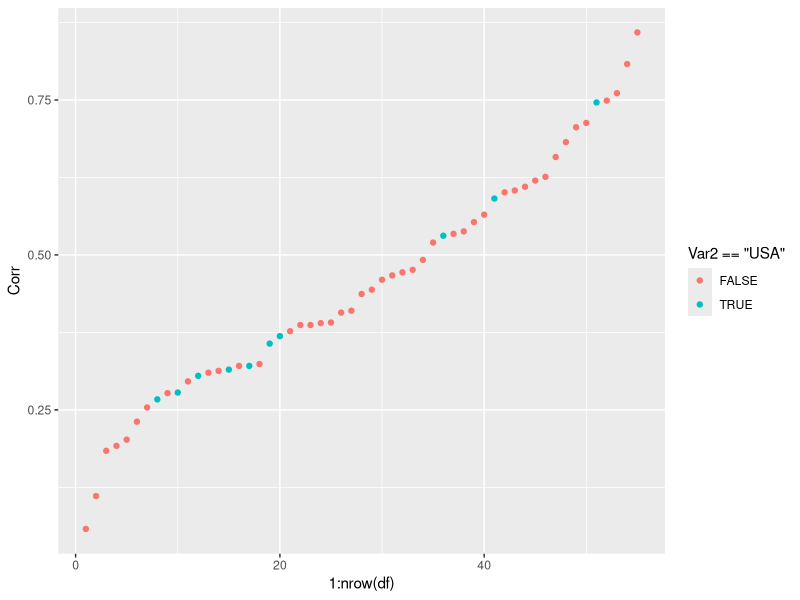

This chart was generated by the following R code: (Note: this script raises an error after producing the figure.)
###########################################################
### Read in text block as a matrix, then manipulate the matrix
### into a df suitable for correlation calcs
###########################################################

library(ggplot2)

x <- as.matrix(read.table(text = "AUS   AUT   CAN   CHE   DEU  EU15   FRA   GBR   ITA   JPN   USA
                          AUS  1.000 0.058 0.476 0.313 0.111 0.277 0.184 0.296 0.202 0.192 0.267
                          AUT  0.058 1.000 0.254 0.658 0.749 0.761 0.626 0.387 0.460 0.410 0.278
                          CAN  0.476 0.254 1.000 0.390 0.321 0.534 0.377 0.538 0.391 0.231 0.746
                          CHE  0.313 0.658 0.390 1.000 0.604 0.706 0.610 0.310 0.565 0.437 0.305
                          DEU  0.111 0.749 0.321 0.604 1.000 0.859 0.620 0.387 0.472 0.520 0.369
                          EU15 0.277 0.761 0.534 0.706 0.859 1.000 0.808 0.682 0.713 0.601 0.531
                          FRA  0.184 0.626 0.377 0.610 0.620 0.808 1.000 0.467 0.553 0.444 0.357
                          GBR  0.296 0.387 0.538 0.310 0.387 0.682 0.467 1.000 0.324 0.407 0.591
                          ITA  0.202 0.460 0.391 0.565 0.472 0.713 0.553 0.324 1.000 0.492 0.315
                          JPN  0.192 0.410 0.231 0.437 0.520 0.601 0.444 0.407 0.492 1.000 0.321
                          USA  0.267 0.278 0.746 0.305 0.369 0.531 0.357 0.591 0.315 0.321 1.000"))
x[lower.tri(x)] <- NA # clean up half the matrix
diag(x) <- NA # then the diagonal

df <- subset(as.data.frame(as.table(x), responseName = 'Corr'),!is.na(Corr)) # make a df
df <- df[order(df$Corr), ] # order the df

# now plot the corr matrix as a scatterplot isolating a single column of the df
ggplot(df, aes(x=1:nrow(df),y=Corr,col=Var2=='USA')) + geom_point()

# normal correlation heatmap
corrplot(x, is.corr = FALSE, method='square', diag=FALSE)